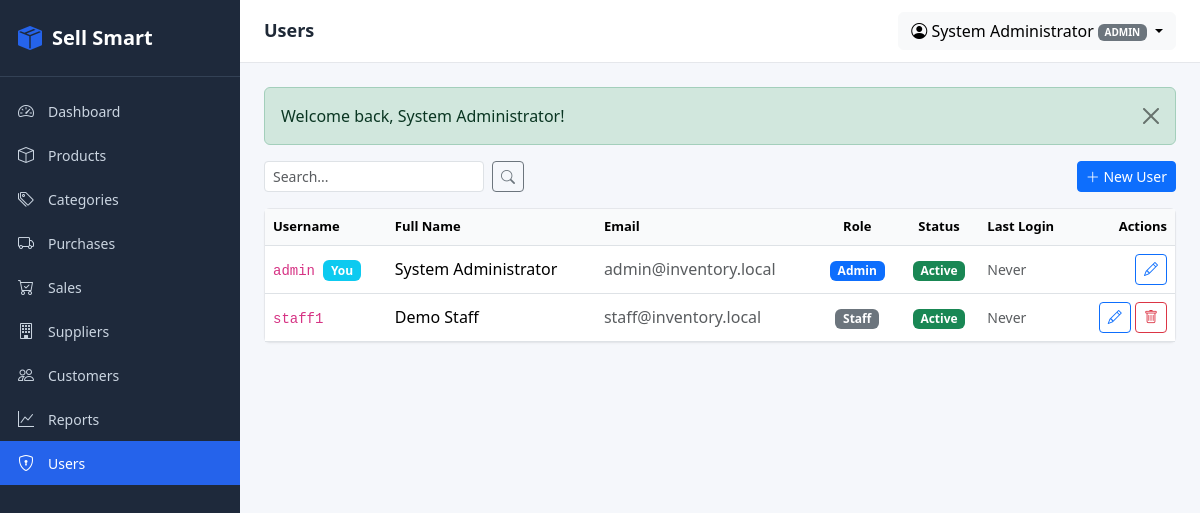
The app's page /modules/users/index.php (signed in) with its own data.
### tables this page shows
CREATE TABLE users (
  user_id        INT UNSIGNED AUTO_INCREMENT PRIMARY KEY,
  username       VARCHAR(50)  NOT NULL UNIQUE,
  password_hash  VARCHAR(255) NOT NULL,
  full_name      VARCHAR(100) NOT NULL,
  email          VARCHAR(100) NOT NULL UNIQUE,
  role           ENUM('admin','staff') NOT NULL DEFAULT 'staff',
  is_active      TINYINT(1)   NOT NULL DEFAULT 1,
  last_login_at  DATETIME NULL,
  created_at     DATETIME     NOT NULL DEFAULT CURRENT_TIMESTAMP,
  updated_at     DATETIME     NOT NULL DEFAULT CURRENT_TIMESTAMP ON UPDATE CURRENT_TIMESTAMP,
  INDEX idx_users_role (role),
  INDEX idx_users_active (is_active)
);

### includes/helpers.php (called while the page is built, shortened)
<?php
function e($value): string
{
    return htmlspecialchars((string)($value ?? ''), ENT_QUOTES, 'UTF-8');
}
function url(string $path = ''): string
{
    return rtrim(BASE_URL, '/') . '/' . ltrim($path, '/');
}
function take_flash(): array
{
    $messages = $_SESSION['_flash'] ?? [];
    return $messages;
}

### includes/auth.php (called while the page is built, shortened)
<?php
function current_user(): ?array
{
    return $_SESSION['user'] ?? null;
}
function current_role(): ?string
{
    return $_SESSION['user']['role'] ?? null;
}
function is_admin(): bool
{
    return current_role() === 'admin';
}

### config/database.php (called while the page is built)
<?php
function db(): PDO
{
    static $pdo = null;
    if ($pdo !== null) {
        return $pdo;
    }
    $host    = 'localhost';
    $dbname  = 'inventory';
    $user    = 'root';
    $pass    = '';
    $charset = 'utf8mb4';
    $dsn = "mysql:host={$host};dbname={$dbname};charset={$charset}";
    $options = [
        PDO::ATTR_ERRMODE            => PDO::ERRMODE_EXCEPTION,
        PDO::ATTR_DEFAULT_FETCH_MODE => PDO::FETCH_ASSOC,
        PDO::ATTR_EMULATE_PREPARES   => false,
    ];
    try {
        $pdo = new PDO($dsn, $user, $pass, $options);
    } catch (PDOException $e) {
        die('Database connection failed: ' . htmlspecialchars($e->getMessage()));
    }
    return $pdo;
}

### modules/users/index.php (the view, shortened to what this page needs)
<?php
$search  = trim($_GET['q'] ?? '');
$page    = max(1, (int)($_GET['page'] ?? 1));
$perPage = 15;
$offset  = ($page - 1) * $perPage;
$where = []; $params = [];
$whereSql = $where ? 'WHERE ' . implode(' AND ', $where) : '';
$sql = "SELECT user_id, username, full_name, email, role, is_active, last_login_at, created_at
        FROM users $whereSql
        ORDER BY username
        LIMIT $perPage OFFSET $offset";
$stmt = db()->prepare($sql);
$stmt->execute($params);
$users = $stmt->fetchAll();
$pageTitle = 'Users';
include __DIR__ . '/../../includes/header.php';
?>
<div class="d-flex justify-content-between align-items-center mb-3">
    <form method="GET" class="d-flex gap-2">
        <input type="text" name="q" class="form-control form-control-sm" placeholder="Search..." value="<?= e($search) ?>">
        <button class="btn btn-sm btn-outline-secondary"><i class="bi bi-search"></i></button>
    </form>
    <a href="<?= url('modules/users/create.php') ?>" class="btn btn-primary btn-sm">
        <i class="bi bi-plus-lg"></i> New User
    </a>
</div>
<div class="card">
    <div class="table-responsive">
        <table class="table table-hover mb-0 align-middle">
            <thead>
                <tr>
                    <th>Username</th>
                    <th>Full Name</th>
                    <th>Email</th>
                    <th class="text-center">Role</th>
                    <th class="text-center">Status</th>
                    <th>Last Login</th>
                    <th class="text-end">Actions</th>
                </tr>
            </thead>
            <tbody>
                <?php foreach ($users as $u): ?>
                    <tr>
                        <td><code><?= e($u['username']) ?></code>
                            <?php if ($u['user_id'] == current_user()['id']): ?>
                                <span class="badge bg-info ms-1">You</span>
                            <?php endif; ?>
                        </td>
                        <td><?= e($u['full_name']) ?></td>
                        <td class="text-muted"><?= e($u['email'] ?: '—') ?></td>
                        <td class="text-center">
                            <span class="badge bg-<?= $u['role'] === 'admin' ? 'primary' : 'secondary' ?>">
                                <?= e(ucfirst($u['role'])) ?>
                            </span>
                        </td>
                        <td class="text-center">
                            <?= $u['is_active']
                                ? '<span class="badge bg-success">Active</span>'
                                : '<span class="badge bg-secondary">Inactive</span>' ?>
                        </td>
                        <td class="small text-muted">
                            <?= $u['last_login_at'] ? fmt_datetime($u['last_login_at']) : 'Never' ?>
                        </td>
                        <td class="text-end">
                            <a href="<?= url('modules/users/edit.php?id=' . (int)$u['user_id']) ?>" class="btn btn-sm btn-outline-primary">
                                <i class="bi bi-pencil"></i>
                            </a>
                            <?php if ($u['user_id'] != current_user()['id']): ?>
                                <form method="POST" action="<?= url('modules/users/delete.php') ?>" class="d-inline"
                                      onsubmit="return confirm('Delete this user?');">
                                    <button class="btn btn-sm btn-outline-danger"><i class="bi bi-trash"></i></button>
                                </form>
                            <?php endif; ?>
                        </td>
                    </tr>
                <?php endforeach; ?>
            </tbody>
        </table>
    </div>
</div>
<?php include __DIR__ . '/../../includes/footer.php'; ?>

### includes/header.php (shortened to what this page needs)
<?php
$pageTitle = $pageTitle ?? 'Dashboard';
$user = current_user();
?>
<!DOCTYPE html>
<html lang="en">
<head>
    <link href="https://cdn.jsdelivr.net/npm/bootstrap@5.3.2/dist/css/bootstrap.min.css" rel="stylesheet">
    <link href="https://cdn.jsdelivr.net/npm/bootstrap-icons@1.11.2/font/bootstrap-icons.css" rel="stylesheet">
    <link href="<?= url('assets/css/app.css') ?>" rel="stylesheet">
</head>
<body>
<div class="app-shell">
    <aside class="sidebar">
        <div class="sidebar-brand">
            <i class="bi bi-box-seam-fill"></i>
            <span>Sell Smart</span>
        </div>
        <nav class="sidebar-nav">
            <a href="<?= url('modules/dashboard/index.php') ?>"><i class="bi bi-speedometer2"></i> Dashboard</a>
            <a href="<?= url('modules/products/index.php') ?>"><i class="bi bi-box"></i> Products</a>
            <a href="<?= url('modules/categories/index.php') ?>"><i class="bi bi-tags"></i> Categories</a>
            <a href="<?= url('modules/purchases/index.php') ?>"><i class="bi bi-truck"></i> Purchases</a>
            <a href="<?= url('modules/sales/index.php') ?>"><i class="bi bi-cart-check"></i> Sales</a>
            <a href="<?= url('modules/suppliers/index.php') ?>"><i class="bi bi-building"></i> Suppliers</a>
            <a href="<?= url('modules/customers/index.php') ?>"><i class="bi bi-people"></i> Customers</a>
            <a href="<?= url('modules/reports/index.php') ?>"><i class="bi bi-graph-up"></i> Reports</a>
            <?php if (is_admin()): ?>
                <a href="<?= url('modules/users/index.php') ?>"><i class="bi bi-shield-lock"></i> Users</a>
            <?php endif; ?>
        </nav>
    </aside>
    <div class="main">
        <header class="topbar">
            <h1 class="page-title"><?= e($pageTitle) ?></h1>
            <div class="user-menu dropdown">
                <button class="btn btn-light dropdown-toggle" data-bs-toggle="dropdown">
                    <i class="bi bi-person-circle"></i>
                    <?= e($user['full_name']) ?>
                    <span class="badge bg-secondary"><?= e($user['role']) ?></span>
                </button>
            </div>
        </header>
        <main class="content">
            <?php foreach (take_flash() as $f): ?>
                <div class="alert alert-<?= e($f['type']) ?> alert-dismissible fade show" role="alert">
                    <?= e($f['message']) ?>
                    <button type="button" class="btn-close" data-bs-dismiss="alert"></button>
                </div>
            <?php endforeach; ?>

### assets/css/app.css (style rules this page uses)
:root { --sidebar-width: 240px; --sidebar-bg: #1e293b; --sidebar-fg: #cbd5e1; --sidebar-fg-active: #ffffff; --sidebar-hover: #334155; --topbar-bg: #ffffff; --content-bg: #f5f7fb; --brand: #2563eb; }
* { box-sizing: border-box; }
html, body { margin: 0; padding: 0; font-family: 'Segoe UI', Tahoma, sans-serif; background: var(--content-bg); color: #1f2937; }
.app-shell { display: flex; min-height: 100vh; }
.sidebar { width: var(--sidebar-width); background: var(--sidebar-bg); color: var(--sidebar-fg); display: flex; flex-direction: column; flex-shrink: 0; position: sticky; top: 0; height: 100vh; }
.sidebar-brand { padding: 20px 18px; font-size: 20px; font-weight: 700; color: #fff; border-bottom: 1px solid #334155; display: flex; align-items: center; gap: 10px; }
.sidebar-brand i { color: var(--brand); font-size: 24px; }
.sidebar-nav { display: flex; flex-direction: column; padding: 12px 0; }
.sidebar-nav a { color: var(--sidebar-fg); text-decoration: none; padding: 10px 18px; display: flex; align-items: center; gap: 12px; transition: background .15s; font-size: 14px; }
.sidebar-nav a.active { background: var(--brand); color: #fff; }
.sidebar-nav a i { font-size: 16px; width: 18px; }
.main { flex: 1; display: flex; flex-direction: column; min-width: 0; }
.topbar { background: var(--topbar-bg); border-bottom: 1px solid #e5e7eb; padding: 12px 24px; display: flex; align-items: center; gap: 16px; position: sticky; top: 0; z-index: 100; }
.page-title { margin: 0; font-size: 18px; font-weight: 600; flex: 1; }
.user-menu .badge { text-transform: uppercase; font-size: 10px; }
.content { padding: 24px; flex: 1; }
.card { border: 1px solid #e5e7eb; box-shadow: 0 1px 2px rgba(0,0,0,0.03); }
.table thead th { background: #f9fafb; font-weight: 600; font-size: 13px; }

### records on screen
users: full_name "System Administrator", role "ADMIN", username "admin", shows "You", email "admin@inventory.local", role "Admin", is_active "Active", shows "Never"
users: username "staff1", full_name "Demo Staff", email "staff@inventory.local", role "Staff", is_active "Active", shows "Never"

### other values on screen
$pageTitle "Users"
$f['message'] "Welcome back, System Administrator!"
